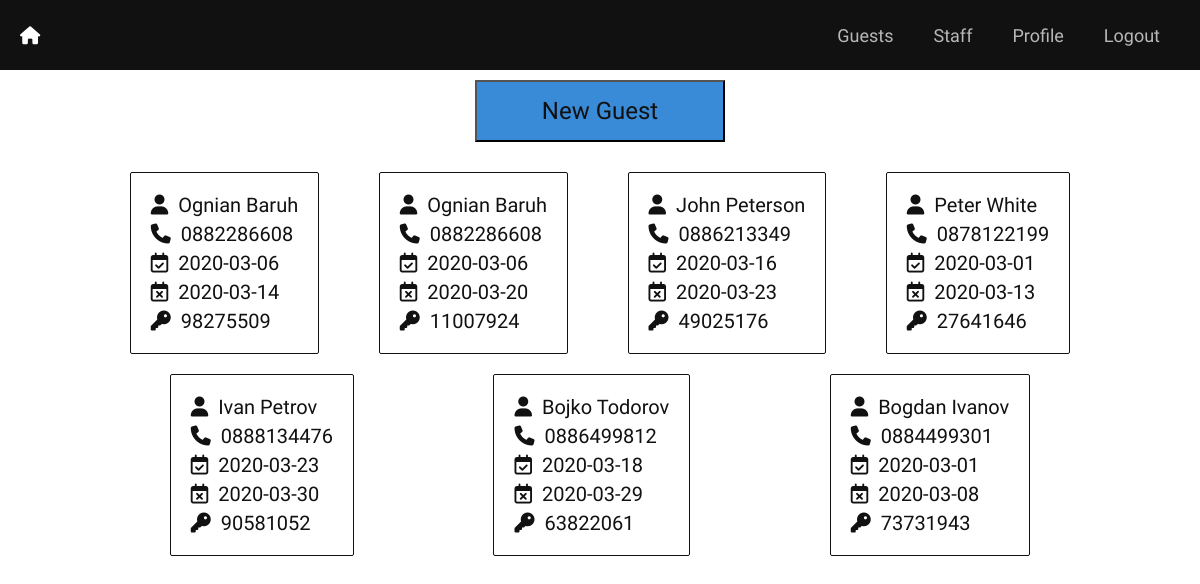
Screenshot of /guests (signed in) with the database file from the repository.
### tables this page shows
CREATE TABLE guests
	(
		id INTEGER PRIMARY KEY AUTOINCREMENT,
		name TEXT,
		surname TEXT,
		phone_number TEXT,
		passcode TEXT,
		entry_date TEXT,
		expiry_date TEXT
	);

### main.py (the view)
@app.route("/guests", methods=["GET"])
@require_login
def guests():
	guests = Guest.all()
	return render_template("guests/guests.html", guests = guests)

### class_database.py (called while the page is built)
	def __enter__(self):
		self.conn = sqlite3.connect(DB_NAME)
		return self.conn.cursor()

	def __exit__(self, type, value, traceback):
		self.conn.commit()

### class_guest.py (called while the page is built)
    def all():
        with DB() as db:
            rows = db.execute('SELECT * FROM guests').fetchall()
            return [Guest(*row) for row in rows]

### main.py (called while the page is built)
def require_login(func):
	@wraps(func)
	def wrapper(*args, **kwargs):
		if not session.get("SIGNED_IN"):
			return redirect("/login")
		return func(*args, **kwargs)
	return wrapper

### templates/guests/guests.html (shortened to what this page needs)
{% extends "layout.html" %}
{% block css %}
	<link rel="stylesheet" href="{{ url_for('static', filename='css/users.css') }}"/>
{% endblock %}
{% block main %}
<form action='/new_guest'>
	<button type="submit">New Guest</button>
</form>
<div class="users">
	{% for guest in guests %}
		<div class="user">
			<ul class="fields">
				<li class="field">
					<i class="fas fa-user"></i>{{ guest.name }} {{ guest.surname }}
				</li>
				<li class="field">
					<i class="fas fa-phone"></i>{{ guest.phone_number }}
				</li>
				<li class="field">
					<i class="far fa-calendar-check"></i>{{ guest.entry_date }}
				</li>
				<li class="field">
					<i class="far fa-calendar-times"></i>{{ guest.expiry_date }}
				</li>
				<li class="field">
					<i class="fas fa-key"></i>{{ guest.passcode }}
				</li>
			</ul>
		</div>
	{% endfor %}
</div>
{% endblock %}

### templates/layout.html (shortened to what this page needs)
<!DOCTYPE html>
<html lang="en">
<head>
	<link rel="stylesheet" href="{{ url_for('static', filename='css/style.css') }}"/>
	<link rel="stylesheet" href="{{ url_for('static', filename='css/navbar.css') }}"/>
	{% block css %}{% endblock %}
</head>
<body>
	<header>
		<nav class="navbar">
			<a href="/">
				<i class="fas fa-home home"></i>
			</a>
			<ul class="main-nav" id="js-menu">
				<li>
					<a href="/guests" class="nav-links">Guests</a>
				</li>
				<li>
					<a href="/staff" class="nav-links">Staff</a>
				</li>
				{% if session.get("SIGNED_IN") %}
					<li>
						<a href="/profile" class="nav-links">Profile</a>
					</li>
					<li>
						<a href="/logout" class="nav-links">Logout</a>
					</li>
				{% endif %}
			</ul>
		</nav>
	</header>
	<main>
		{% block main %}{% endblock %}
	</main>
</body>
</html>

### static/css/style.css (style rules this page uses)
* { box-sizing: border-box; font-family: 'Tomorrow', sans-serif; }
body { margin: 0; }

### static/css/navbar.css (style rules this page uses)
.navbar { display: flex; justify-content: space-between; align-items: center; font-size: 18px; background: #111; }
.main-nav { list-style-type: none; }
.nav-links { text-decoration: none; color: rgba(255, 255, 255, 0.7); }
.home { cursor: pointer; margin-left: 20px; color: #fff; }
@media screen and (min-width: 768px) { .navbar { padding-bottom: 0; height: 70px; } }
@media screen and (min-width: 768px) { .main-nav { display: flex; margin-right: 40px; flex-direction: row; justify-content: flex-end; } }
@media screen and (min-width: 768px) { .main-nav li { margin: 0; } }
@media screen and (min-width: 768px) { .nav-links { margin-left: 40px; } }

### static/css/users.css (style rules this page uses)
.users { display: flex; margin: 20px auto 0; flex-wrap: wrap; justify-content: space-around; align-items: center; max-width: 1000px; }
.user { border: 0.5px solid #111; border-radius: 2px; padding: 15px; margin: 10px; }
.fields { list-style-type: none; margin: 0; padding: 0; }
.field { font-size: 1.25em; color: #111; margin: 5px; }
i.fas, i.far { margin-right: 10px; }
button { display: block; margin: 10px auto; width: 250px; background: #398ad7; color: #111; padding: 15px; font-size: 1.5em; }

### rows the page displays
guests: name "Ognian", surname "Baruh", phone_number "0882286608", entry_date "2020-03-06", expiry_date "2020-03-14", passcode "98275509"
guests: name "Ognian", surname "Baruh", phone_number "0882286608", entry_date "2020-03-06", expiry_date "2020-03-20", passcode "11007924"
guests: name "John", surname "Peterson", phone_number "0886213349", entry_date "2020-03-16", expiry_date "2020-03-23", passcode "49025176"
guests: name "Peter", surname "White", phone_number "0878122199", entry_date "2020-03-01", expiry_date "2020-03-13", passcode "27641646"
guests: name "Ivan", surname "Petrov", phone_number "0888134476", entry_date "2020-03-23", expiry_date "2020-03-30", passcode "90581052"
guests: name "Bojko", surname "Todorov", phone_number "0886499812", entry_date "2020-03-18", expiry_date "2020-03-29", passcode "63822061"
guests: name "Bogdan", surname "Ivanov", phone_number "0884499301", entry_date "2020-03-01", expiry_date "2020-03-08", passcode "73731943"
